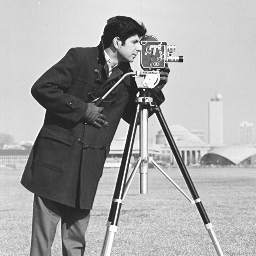
#> input picture src/cameraman.bmp, 256 x 256 px
$ python jpeg_encode.py ../cameraman.bmp ../goldhill.bmp
#> lines starting #> are read from the running program, lines starting #| are printed output that depends on the picture
from PIL import Image
from scipy.fftpack import dct, idct
import numpy as np
import os
import argparse


def create_quantization_matrix():
    return(np.array([
        16,11,10,16,24,40,51,61,
        12,12,14,19,26,58,60,55,
        14,13,16,24,40,57,69,56,
        14,17,22,29,51,87,80,62,
        18,22,37,56,68,109,103,77,
        24,35,55,64,81,104,113,92,
        49,64,78,87,103,121,120,101,
        72,92,95,98,112,100,103,99
    ]).reshape(8,8))

def get_arguments():
    parser = argparse.ArgumentParser(description="BPCS Encoding tool")
    parser.add_argument("v", type=str, help="Vessel Image")
    parser.add_argument("s", type=str, help="Secret Image")
    args = parser.parse_args()
    return args

def get_file(name):
    """
    Takes a string parameter indicating file name.
    Reads in file and converts to np array, closes image. Returns np array.
    This function gets the vessel and secret object arrays.
    """
#> called with name = '../cameraman.bmp'
    print("Opening %s" % name)
    temp = Image.open("%s" % name).convert("L")
#> temp is the input picture: PIL image 256x256 L; min 22, max 255, mean 166.9
    temp_arr = np.array(temp)
    temp.close()
    return temp_arr

def create_zigzag_pattern():
    zigzag_indices = [
        (0,0), (0,1), (1,0), (2,0), (1,1), (0,2), (0,3), (1,2),
        (2,1), (3,0), (4,0), (3,1), (2,2), (1,3), (0,4), (0,5),
        (1,4), (2,3), (3,2), (4,1), (5,0), (6,0), (5,1), (4,2),
        (3,3), (2,4), (1,5), (0,6), (0,7), (1,6), (2,5), (3,4),
        (4,3), (5,2), (6,1), (7,0), (7,1), (6,2), (5,3), (4,4),
        (3,5), (2,6), (1,7), (2,7), (3,6), (4,5), (5,4), (6,3),
        (7,2), (7,3), (6,4), (5,5), (4,6), (3,7), (4,7), (5,6),
        (6,5), (7,4), (7,5), (6,6), (5,7), (6,7), (7,6), (7,7)
    ]
    return zigzag_indices

def zigzag(matrix, zigzag_indices):
    return(np.array([matrix[i] for i  in zigzag_indices]).reshape(8,8))


def split_into_blocks(matrix, qtmatrix):
    compressed = np.copy(matrix)
    zigzag_indices = create_zigzag_pattern()
    for i in range(matrix.shape[0]//8):
        for j in range(matrix.shape[1]//8):
            block = matrix[i*8:i*8+8,j*8:j*8+8]
            discrete_cosine_transform = dct(dct(block).T).T
            quantised_matrix = np.divide(discrete_cosine_transform, qtmatrix).astype(int)
            normalised = zigzag(quantised_matrix, zigzag_indices)
            compressed[i*8:i*8+8,j*8:j*8+8] = normalised
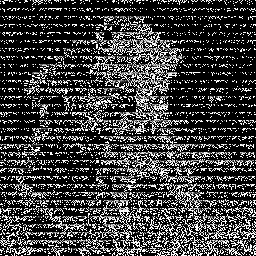
#> compressed: shape (256, 256); min 0, max 255, mean 65.2
    return compressed

def run_length_to_image(matrix, qtmatrix):
    zigzag_indices = create_zigzag_pattern()
    zigzag_indices.reverse()
    compressed_image = np.zeros((matrix.shape[0], matrix.shape[1]))
    for i in range(matrix.shape[0]//8):
        for j in range(matrix.shape[1]//8):
            block = matrix[i*8:i*8+8,j*8:j*8+8]
            block = zigzag(block, zigzag_indices)
            de_quantized = np.multiply(block, qtmatrix)
            compressed_image[i*8:i*8+8,j*8:j*8+8] = idct(idct(de_quantized).T).T
    return compressed_image

def clean_values(matrix):
    matrix[matrix>255] = 255
    matrix[matrix<0] = 0
    matrix = np.positive(matrix)
    return matrix
def create_image(matrix):
    compressed_image = Image.fromarray(matrix, mode="L")
    compressed_image.save("compressed.jpeg")

def main():

    args = get_arguments()

    vessel_arr = get_file(args.v)
   # secret_arr = get_file(args.s)

    quantization_matrix = create_quantization_matrix()
    compressed_arr = split_into_blocks(vessel_arr, quantization_matrix)

   # compressed_arr = clean_values(run_length_to_image(compressed_arr, quantization_matrix))
    create_image(compressed_arr)


if __name__ == "__main__":
    main()

$ run again, on src/vessel.bmp
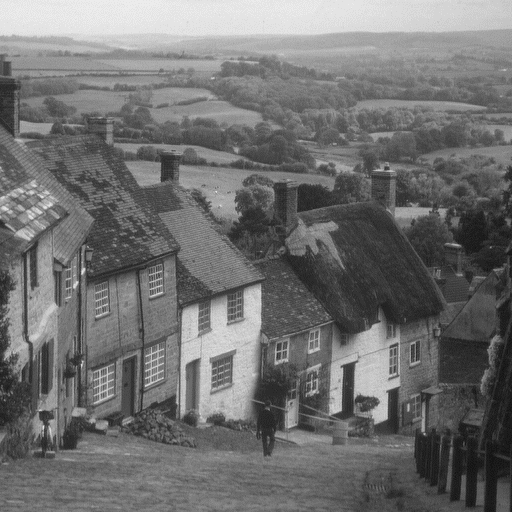
#> input picture src/vessel.bmp, 512 x 512 px
#> after the loop in split_into_blocks, `for i in range(matrix.shape[0]//8):`:
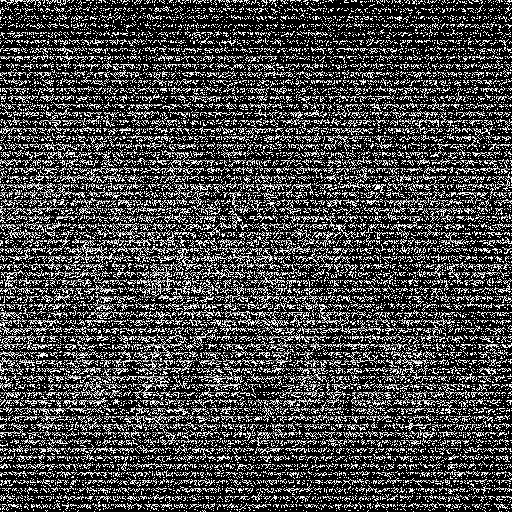
#> compressed: shape (512, 512); min 0, max 255, mean 71.4
